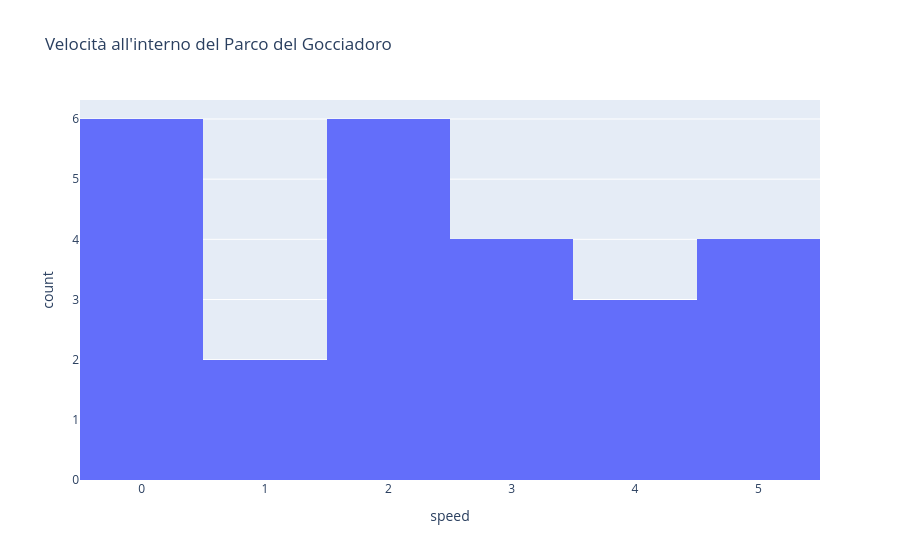

Notebook source saved alongside this figure:
### Code cell
routes_inside_gocciadoro = compute_speed(gocciadoro_park)
plot_distrib_speed(routes_inside_gocciadoro, 'Velocità all\'interno del Parco del Gocciadoro')

### Figure 1 — Plotly figure (JSON) as saved in the notebook; plotly's stock layout.template omitted (floating-point values rounded to 4 significant figures)
{"data": [{"alignmentgroup": "True", "bingroup": "x", "hovertemplate": "speed=%{x}<br>count=%{y}<extra></extra>", "legendgroup": "", "marker": {"color": "#636efa", "pattern": {"shape": ""}}, "name": "", "offsetgroup": "", "orientation": "v", "showlegend": false, "type": "histogram", "x": [4.712, 3.057, 1.468, 0.564, 2.199, 0.001077, 0.007811, 2.297, 3.92, 0.1456, 1.583, 1.917, 2.462, 3.901, 4.043, 3.023, 2.834, 2.324, 0.1354, 4.967, 0.1063, 0.1375, 2.608, 4.98, 4.635], "xaxis": "x", "yaxis": "y"}], "layout": {"barmode": "relative", "legend": {"tracegroupgap": 0}, "title": {"text": "Velocità all'interno del Parco del Gocciadoro"}, "xaxis": {"anchor": "y", "domain": [0, 1], "title": {"text": "speed"}}, "yaxis": {"anchor": "x", "domain": [0, 1], "title": {"text": "count"}}}}
